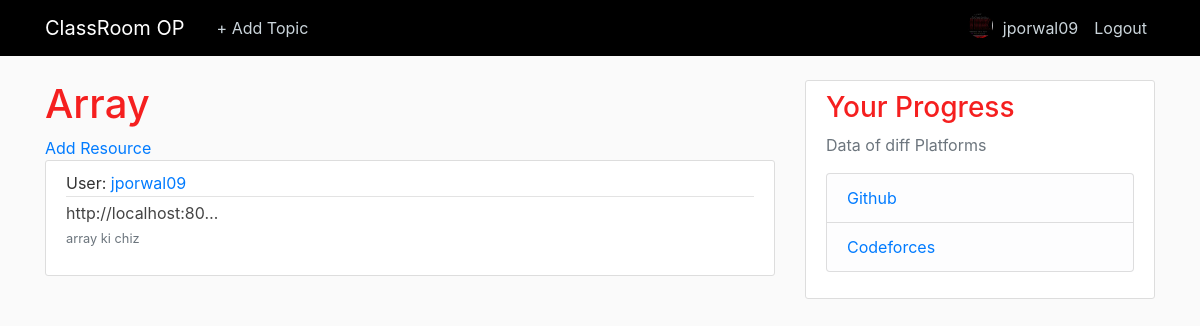
Before: /1/detail/ (signed in) with the older database file.
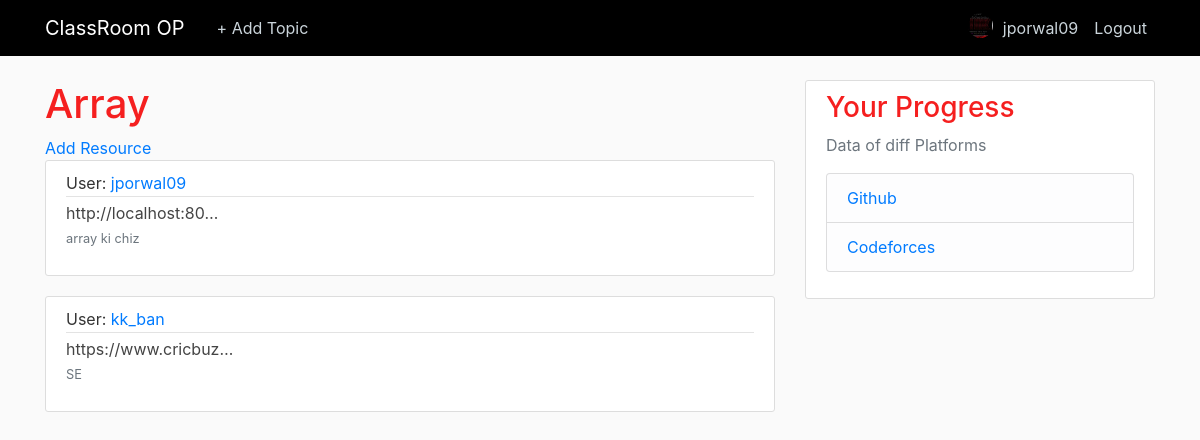
After: the same page with the newer database file.
### resource/models.py (models this page shows, shortened)
class Material(models.Model):
	url = models.URLField(null = False)
	topic = models.ForeignKey(Topic,on_delete = models.CASCADE)
	desc =  models.TextField(max_length=500,default = 'None')
	created = models.DateTimeField('date created',default = timezone.now)
	last_updated = models.DateTimeField('last updated',default = timezone.now)
	free = models.BooleanField(null= False)
	user = models.ForeignKey(User,on_delete = models.PROTECT)

### resource/views.py (the view)
# urls.py: path('<int:topic_id>/detail/', res_views.detail, name='detail'),
@login_required
def detail(request,topic_id):
	topic = get_object_or_404(Topic,pk=topic_id)
	return render(request,'resource/detail.html',{'topic': topic})

### resource/templates/resource/detail.html
{% extends "users/home.html" %}
{% block content %}
	<h1>{{ topic.name }}</h1>
	<a href="{% url 'addmaterial' topic.id %}">Add Resource</a>
	<br>
	{% if topic.material_set.count == 0 %}
		<div>
   		 <strong>Oooops!</strong> There are no resources for this topic. Be the first to add one.
		</div>
	{% else %}
		{% for material in topic.material_set.all %}
        <article class="media content-section">
          <div class="media-body">
          	<div class="article-metadata">User:
              <a class="mr-2" href="{% url 'userop' material.user.id %}">{{ material.user }}</a>
            </div>
            <a class="article-title" href="{{ material.url }}">{{ material.url | truncatechars:20}}</a>
            <p><small class="text-muted">{{ material.desc }}</small></p>
          </div>
        </article>
    {% endfor %}
	{% endif %}
{% endblock content %}

Changed rows visible on the page:
added Material: user "kk_ban", url "https://www.cricbuz…", desc "SE"
